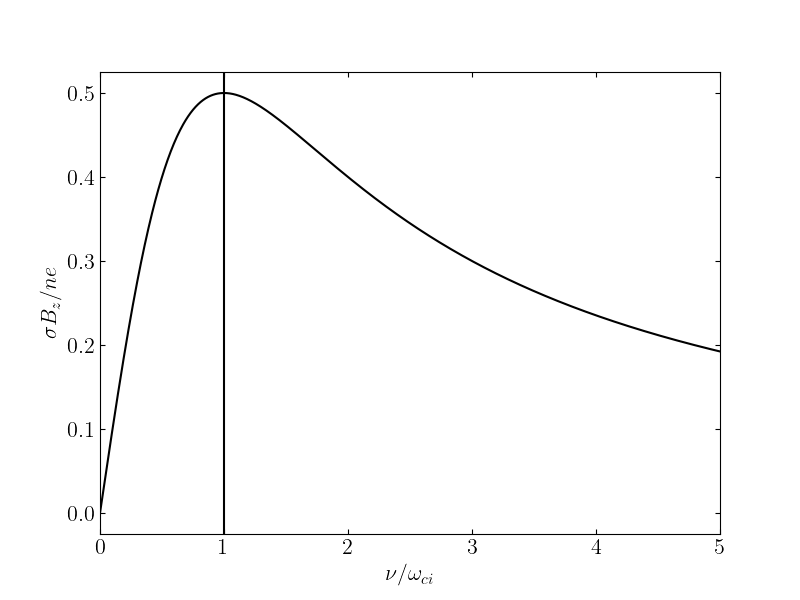

Write the Python code that produced this figure.
import matplotlib.pyplot as plt
import ptrace as pt
import numpy as np


nu = np.linspace(0, 5, 1000)


sig = nu / (nu ** 2 + 1)

pt.mpl(tex=True)

fig, ax = plt.subplots(1, 1, figsize=(8, 6))

ax.plot(nu, sig, "-k")

ax.set_xlim(nu[0], nu[-1])
ax.set_xlabel(r"$\nu/\omega_{ci}$")
ax.set_ylabel(r"$\sigma B_z/ne$")
ax.tick_params(**pt.params)
ax.axvline(1, c="k")

fig.savefig("p2.png")
